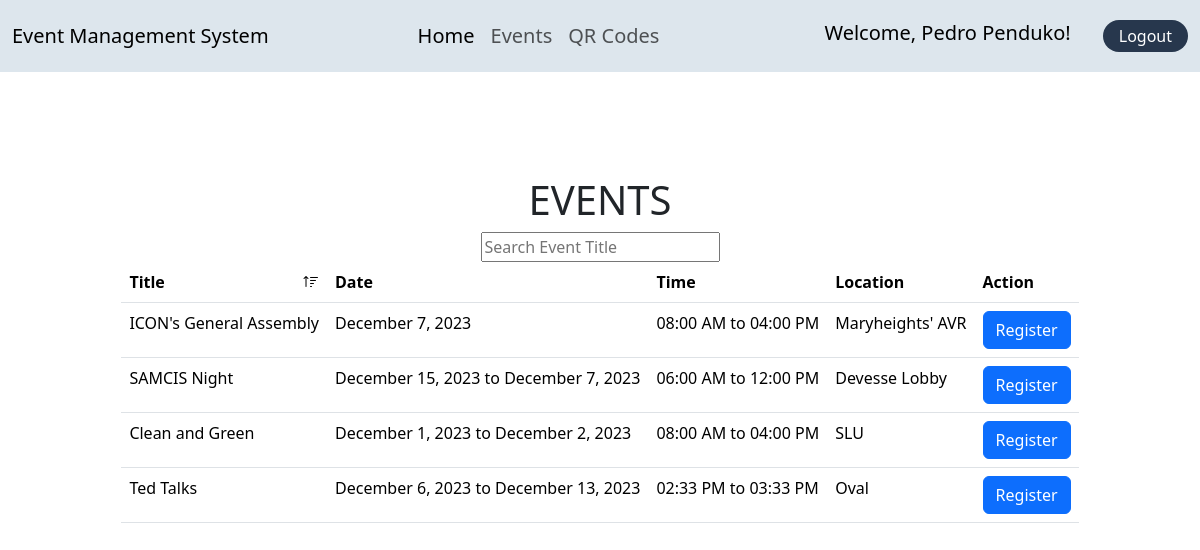
The app's page /client/view-events.php (signed in) with its own data.
### tables this page shows
CREATE TABLE IF NOT EXISTS `users` (
  `user_id` int NOT NULL AUTO_INCREMENT,
  `email` varchar(255) NOT NULL,
  `password` varchar(255) NOT NULL,
  `firstname` varchar(128) NOT NULL,
  `lastname` varchar(128) NOT NULL,
  `school` varchar(128) NOT NULL,
  PRIMARY KEY (`user_id`),
  UNIQUE KEY `email` (`email`)
);

CREATE TABLE IF NOT EXISTS `event` (
  `event_id` int NOT NULL AUTO_INCREMENT,
  `EQRCODE` int NOT NULL,
  `eventName` varchar(255) NOT NULL,
  `startDate` date NOT NULL,
  `endDate` date NOT NULL,
  `startTime` time NOT NULL,
  `endTime` time NOT NULL,
  `eventLocation` varchar(255) NOT NULL,
  `noOfParticipant` int DEFAULT NULL,
  `status` enum('Ongoing','Finished') DEFAULT NULL,
  PRIMARY KEY (`event_id`),
  KEY `EQRCODE` (`EQRCODE`)
);

### client/includes/DBQueries.php (called while the page is built, shortened)
<?php
function getEmail($db, $email) {
    $query = sprintf("SELECT * from users WHERE email = '%s'", $db->real_escape_string($email));
    $result = $db -> query($query);
    $user = $result-> fetch_assoc();
    return $user;
}
function getAvailableEvents($db) {
    $query = "SELECT * FROM event WHERE status = 'ongoing'";
    $result = $db -> query($query);
    $events = $result -> fetch_all(MYSQLI_ASSOC);
    return $events;
}

### client/includes/process-events-display.php (the view, shortened to what this page needs)
<!DOCTYPE html>
<html lang="en">
<head>
    <link rel="stylesheet" href="https://cdn.jsdelivr.net/npm/bootstrap-icons@1.11.2/font/bootstrap-icons.min.css">
</head>
<body>
</body>
</html>
<?php
require 'DBQueries.php';
    function displayAvailableEvents($db) {
        $events = getAvailableEvents($db);
        echo
            '
            <div class="row justify-content-center">
                <div class="col-auto">
                    <table class="table table-responsive" id="table">
                        <tr>
                            <th>Title<i id="sortIcon" class="bi bi-sort-up"></i></th>
                            <th>Date</th>
                            <th>Time</th>
                            <th>Location</th>
                            <th>Action</th>
                        </tr>
                </div>
            </div>';
        if ($events) {
            foreach ($events as $event) {
                $formattedStartDate = date('F j, Y', strtotime($event['startDate']));
                $formattedEndDate = date('F j, Y', strtotime($event['endDate']));
                $formattedStartTime = date('h:i A', strtotime($event['startTime']));
                $formattedEndTime = date('h:i A', strtotime($event['endTime']));
                echo '<tr id="event-row">';
                echo '<td id="event-name">' . $event['eventName'] . '</td>';
                if ($event['startDate'] == $event['endDate']) {
                echo '<td id="date">' . $formattedStartDate . '</td>';
                } else {
                echo '<td id="date">' . $formattedStartDate . ' to ' . $formattedEndDate . '</td>';
                }
                echo '<td id="time">' . $formattedStartTime . ' to ' . $formattedEndTime . '</td>';
                echo '<td id="location">' . $event['eventLocation'] . '</td>';
                echo '<td><button class="btn btn-primary register-qr"> Register </button></td>';
                echo '</tr>';
            }
        } else {
            echo '</table>';
            echo '<p>There is no available events at this moment. Please check again later.</p>';
        }
    }

### client/view-events.php (shortened to what this page needs)
<?php
include 'includes/process-events-display.php';
?>
<!DOCTYPE html>
<html lang="en">
<head>
  <link rel="stylesheet" href="css/home.css">
  <link rel="stylesheet" href="css/view-events-styles.css">
  <link href="https://cdn.jsdelivr.net/npm/bootstrap@5.3.2/dist/css/bootstrap.min.css" rel="stylesheet">
</head>
<body>
  <nav class="navbar navbar-expand-lg fixed-top">
    <div class="container-fluid">
      <a class="navbar-brand" href="home.php">Event Management System</a>
      <div class="offcanvas offcanvas-end" tabindex="-1" id="offcanvasNavbar" aria-labelledby="offcanvasNavbarLabel">
        <div class="offcanvas-body d-flex flex-column flex-lg-row p-4
                p-lg-0">
          <ul class="navbar-nav justify-content-center flex-grow-1 pe-3
                align-items-center fs-5">
            <li class="nav-item">
              <a class="nav-link active" aria-current="page" href="home.php">Home</a>
            </li>
            <li class="nav-item">
              <a class="nav-link" href="view-events.php">Events</a>
            </li>
            <li class="nav-item">
              <a class="nav-link" href="view-qrcodes.php">QR Codes</a>
            </li>
          </ul>
          <div class="d-flex flex-column flex-lg-row
              align-items-center gap-3">
              <p><?php
                $user = getEmail($db, $_SESSION['email']);
                echo '<p id="greeting"> Welcome, ' . $user['firstname'] . ' ' . $user['lastname'] . '!</p>';
              ?></p>
            <a href="includes/process-logout.php" class="text-white text-decoration-none px-3 py-1 rounded-4" style="background-color: #27374D;">Logout</a>
          </div>
        </div>
      </div>
    </div>
  </nav>
  <div class="container mt-5 pt-5">
      <h1 class="text-center">EVENTS</h1>
  </div>
  <div id="search-container" class="d-flex justify-content-center">
    <input type="search" id="search-event" placeholder="Search Event Title">
  </div>
  <?php
    displayAvailableEvents($db);
  ?>
</body>
</html>

### client/css/home.css (style rules this page uses)
.navbar { background-color: #DDE6ED; }
h1 { padding-top: 5rem; }
#greeting { font-size: 20px; padding-top: 10px; color: black; }

### client/css/view-events-styles.css (style rules this page uses)
p { margin: 10px 0; color: #FFFFFF; }

### client/includes/process-events-display.php (style rules this page uses)
#sortIcon { float: right; margin-left: 5px; }

### records on screen
users: firstname "Pedro", lastname "Penduko"
event: eventName "ICON's General Assembly", startDate "December 7, 2023", startTime "08:00 AM", endTime "04:00 PM", eventLocation "Maryheights' AVR"
event: eventName "SAMCIS Night", startDate "December 15, 2023", endDate "December 7, 2023", startTime "06:00 AM", endTime "12:00 PM", eventLocation "Devesse Lobby"
event: eventName "Clean and Green", startDate "December 1, 2023", endDate "December 2, 2023", startTime "08:00 AM", endTime "04:00 PM", eventLocation "SLU"
event: eventName "Ted Talks", startDate "December 6, 2023", endDate "December 13, 2023", startTime "02:33 PM", endTime "03:33 PM", eventLocation "Oval"
